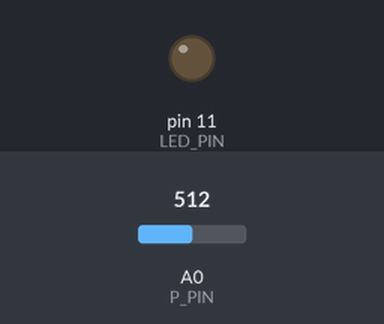
Bench run of a sketch on a simulated Arduino Uno, built with avr-gcc and run on an emulated ATmega328P. Parts: output pins drawn as LEDs (lit = HIGH). The test bench sets the inputs (shaded band); at power-on: A0 (P_PIN) = 512.

Above: at 1.2 s.
1.3 s: A0 (P_PIN) set to 716
At 2.2 s:
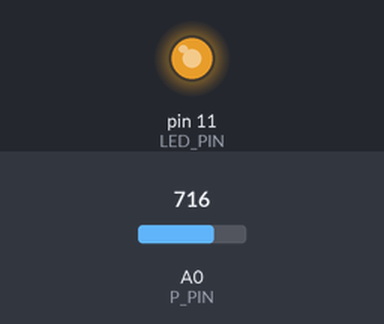
2.8 s: A0 (P_PIN) set to 754
At 3.3 s:
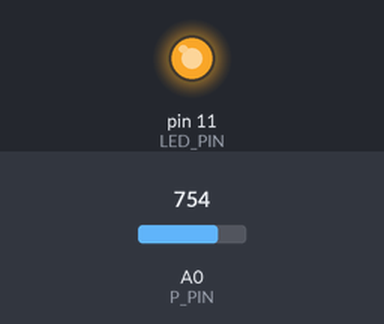
4.3 s: A0 (P_PIN) set to 768
At 5.5 s:
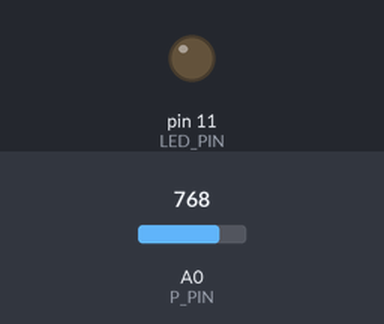
5.8 s: A0 (P_PIN) set to 900
At 6.8 s:
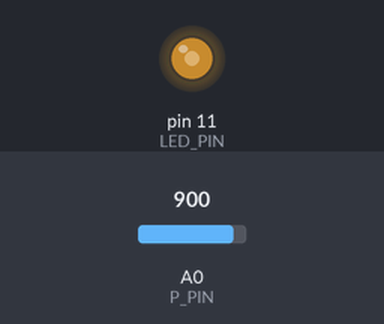
7.3 s: A0 (P_PIN) set to 306
At 8.0 s:
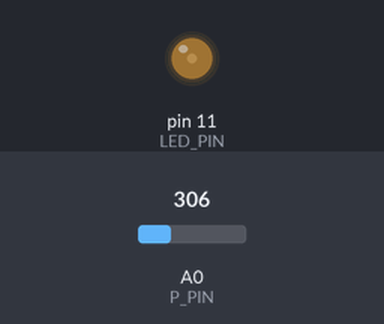
8.8 s: A0 (P_PIN) set to 0
At 9.1 s:
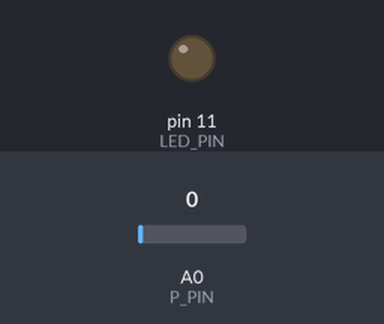
Timing chart, 0 to 11.3 s (numbered marks = the images above; inputs shaded):
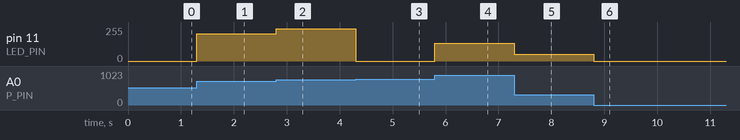

The sketch:

potentiometerled.ino
```cpp
#define LED_PIN 11
#define P_PIN A0

void setup()
{
  pinMode(LED_PIN, OUTPUT);
}

void loop()
{
  int pValue = analogRead(P_PIN);
  int brightness = pValue;
  analogWrite(LED_PIN, brightness);
}
```

Measured:
- the behaviour switches between 767 and 768 on A0 (P_PIN) (found by bisection; images 2 and 3)
- after the input at 1.3 s, pin 11 (LED_PIN): 0/255 → 204/255 at once
- after the input at 2.8 s, pin 11 (LED_PIN): 204/255 → 242/255 at once
- after the input at 4.3 s, pin 11 (LED_PIN): 242/255 → 0/255 at once
- after the input at 5.8 s, pin 11 (LED_PIN): 0/255 → 132/255 at once
- after the input at 7.3 s, pin 11 (LED_PIN): 132/255 → 50/255 at once
- after the input at 8.8 s, pin 11 (LED_PIN): 50/255 → 0/255 at once
